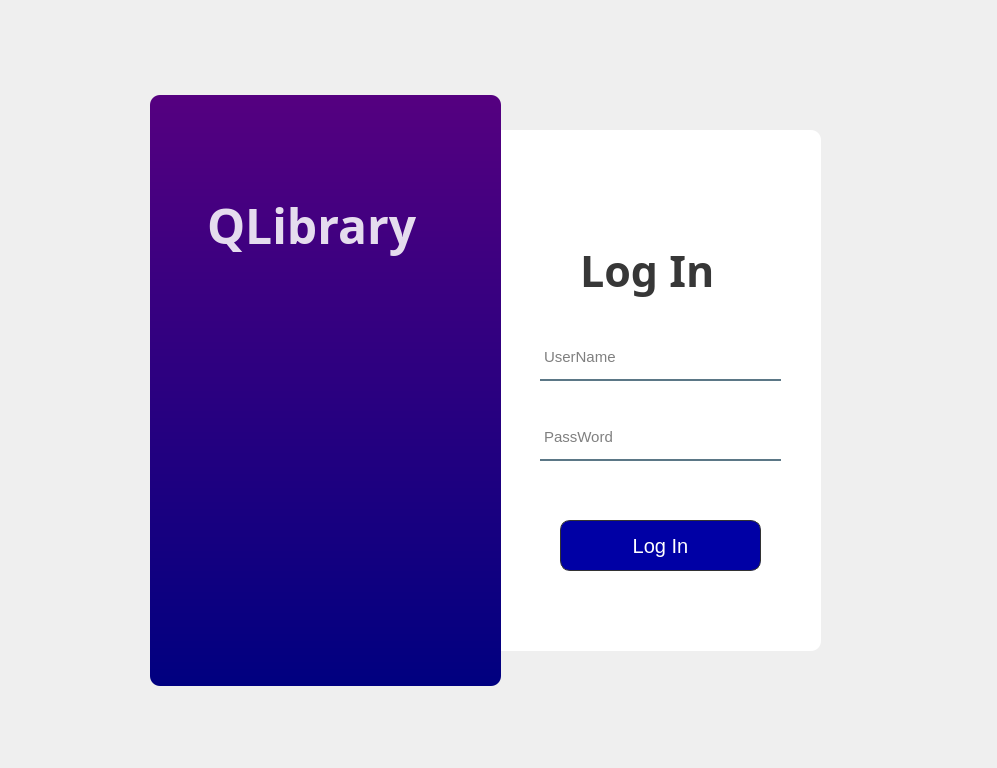
<?xml version="1.0" encoding="UTF-8"?>
<ui version="4.0">
 <class>Form</class>
 <widget class="QWidget" name="Form">
  <property name="geometry">
   <rect>
    <x>0</x>
    <y>0</y>
    <width>997</width>
    <height>768</height>
   </rect>
  </property>
  <property name="maximumSize">
   <size>
    <width>16777215</width>
    <height>16777215</height>
   </size>
  </property>
  <property name="font">
   <font>
    <pointsize>1</pointsize>
   </font>
  </property>
  <property name="windowTitle">
   <string>Form</string>
  </property>
  <widget class="QWidget" name="widget" native="true">
   <property name="geometry">
    <rect>
     <x>110</x>
     <y>70</y>
     <width>791</width>
     <height>651</height>
    </rect>
   </property>
   <property name="styleSheet">
    <string notr="true">QPushButton#pushButton{
background-color: rgba(85,98,112,255);
color: rgba(255,255,255,200);
border-radius:5px;
}
QPushButton#pushButton:pressed{
padding-left: 5px;
padding-top:5px;
background-color: rgba(255,107,107,255);
background-position:calc(100%-10px)center;
}
QPushButton#pushButton:hover{
background-color:rgba(255,107,107,255);
}</string>
   </property>
   <widget class="QLabel" name="label">
    <property name="geometry">
     <rect>
      <x>300</x>
      <y>60</y>
      <width>411</width>
      <height>521</height>
     </rect>
    </property>
    <property name="styleSheet">
     <string notr="true">/* Style for QLabel with a solid lightest blue background */
QLabel {
    background-color: #FFFFFF; /* Lightest blue background color */
    border-radius: 10px; /* Rounded corners */
    padding: 10px; /* Padding around the content */
    color: #333333; /* Text color */
    font-family: Arial, sans-serif; /* Font family */
    font-size: 16px; /* Font size */
    text-align: center; /* Center-align text */
}
</string>
    </property>
    <property name="text">
     <string/>
    </property>
   </widget>
   <widget class="QLabel" name="label_2">
    <property name="geometry">
     <rect>
      <x>40</x>
      <y>25</y>
      <width>351</width>
      <height>591</height>
     </rect>
    </property>
    <property name="styleSheet">
     <string notr="true">/* Style for QLabel with a darker gradient background */
QLabel {
    background-color: qlineargradient(spread:pad, x1:0, y1:0, x2:0, y2:1, stop:0 rgba(85, 0, 128, 255), stop:1 rgba(0, 0, 128, 255));
    border-radius: 10px; /* Rounded corners */
    padding: 10px; /* Padding around the content */
    color: #FFFFFF; /* Text color (white) */
    font-family: Arial, sans-serif; /* Font family */
    font-size: 16px; /* Font size */
    text-align: center; /* Center-align text */
}

/* QLabel when hovered */
QLabel:hover {
    background-color: qlineargradient(spread:pad, x1:0, y1:0, x2:0, y2:1, stop:0 rgba(0, 0, 128, 255), stop:1 rgba(85, 0, 128, 255));
}

/* QLabel when clicked (pressed) */
QLabel:pressed {
    background-color: qlineargradient(spread:pad, x1:0, y1:0, x2:0, y2:1, stop:0 rgba(128, 0, 0, 255), stop:1 rgba(0, 0, 85, 255));
}
</string>
    </property>
    <property name="text">
     <string/>
    </property>
   </widget>
   <widget class="QLabel" name="label_3">
    <property name="geometry">
     <rect>
      <x>470</x>
      <y>160</y>
      <width>171</width>
      <height>81</height>
     </rect>
    </property>
    <property name="font">
     <font>
      <family>Javanese Text</family>
      <pointsize>32</pointsize>
      <weight>75</weight>
      <bold>true</bold>
     </font>
    </property>
    <property name="styleSheet">
     <string notr="true">color:rgba(0,0,0,200);
</string>
    </property>
    <property name="text">
     <string>Log In</string>
    </property>
   </widget>
   <widget class="QLineEdit" name="lineEdit">
    <property name="geometry">
     <rect>
      <x>430</x>
      <y>270</y>
      <width>241</width>
      <height>41</height>
     </rect>
    </property>
    <property name="font">
     <font>
      <pointsize>11</pointsize>
     </font>
    </property>
    <property name="styleSheet">
     <string notr="true">background-color:rgba(0,0,0,0);
border: 2px solid rgba(0,0,0,0);
border-bottom-color:rgba(46, 82, 101, 200);
color:rgba(0,0,0);
padding-bottom:7px;</string>
    </property>
    <property name="echoMode">
     <enum>QLineEdit::Normal</enum>
    </property>
    <property name="placeholderText">
     <string>UserName</string>
    </property>
   </widget>
   <widget class="QLineEdit" name="lineEdit_2">
    <property name="geometry">
     <rect>
      <x>430</x>
      <y>350</y>
      <width>241</width>
      <height>41</height>
     </rect>
    </property>
    <property name="font">
     <font>
      <pointsize>11</pointsize>
     </font>
    </property>
    <property name="styleSheet">
     <string notr="true">background-color:rgba(0,0,0,0);
border: 2px solid rgba(0,0,0,0);
border-bottom-color:rgba(46, 82, 101, 200);
color:rgba(0,0,0);
padding-bottom:7px;</string>
    </property>
    <property name="text">
     <string/>
    </property>
    <property name="echoMode">
     <enum>QLineEdit::Password</enum>
    </property>
    <property name="placeholderText">
     <string>PassWord</string>
    </property>
   </widget>
   <widget class="QPushButton" name="pushButton">
    <property name="geometry">
     <rect>
      <x>450</x>
      <y>450</y>
      <width>201</width>
      <height>51</height>
     </rect>
    </property>
    <property name="font">
     <font>
      <family>Arial,sans-serif</family>
      <pointsize>-1</pointsize>
     </font>
    </property>
    <property name="styleSheet">
     <string notr="true">/* Style for QPushButton with solid blue background and white text */
QPushButton {
    background-color: #0000A5; /* Solid blue background color */
    color: #FFFFFF; /* Text color (white) */
    border: 1px solid #333333; /* Border style */
    border-radius: 10px; /* Rounded corners */
    padding: 10px 20px; /* Padding around the content */
    font-family: Arial, sans-serif; /* Font family */
    font-size: 20px; /* Font size */
}

/* QPushButton when hovered */
QPushButton:hover {
    background-color: #0b00d7; /* Slightly lighter blue on hover */
	color: yellow;
}
</string>
    </property>
    <property name="text">
     <string>Log In</string>
    </property>
   </widget>
   <widget class="QLabel" name="label_4">
    <property name="geometry">
     <rect>
      <x>60</x>
      <y>110</y>
      <width>321</width>
      <height>91</height>
     </rect>
    </property>
    <property name="font">
     <font>
      <family>Century Gothic</family>
      <pointsize>36</pointsize>
      <weight>75</weight>
      <bold>true</bold>
     </font>
    </property>
    <property name="styleSheet">
     <string notr="true">text-align:center;
color:rgba(255,255,255,220);
margin-left:center;
margin-right:center;</string>
    </property>
    <property name="text">
     <string>QLibrary</string>
    </property>
   </widget>
   <widget class="QLabel" name="label_5">
    <property name="geometry">
     <rect>
      <x>80</x>
      <y>240</y>
      <width>271</width>
      <height>281</height>
     </rect>
    </property>
    <property name="sizePolicy">
     <sizepolicy hsizetype="Ignored" vsizetype="Ignored">
      <horstretch>5</horstretch>
      <verstretch>0</verstretch>
     </sizepolicy>
    </property>
    <property name="maximumSize">
     <size>
      <width>444</width>
      <height>444</height>
     </size>
    </property>
    <property name="font">
     <font>
      <pointsize>5</pointsize>
     </font>
    </property>
    <property name="styleSheet">
     <string notr="true">background-color: transparent;
border-radius:10px;</string>
    </property>
    <property name="frameShape">
     <enum>QFrame::NoFrame</enum>
    </property>
    <property name="midLineWidth">
     <number>0</number>
    </property>
    <property name="text">
     <string/>
    </property>
    <property name="textFormat">
     <enum>Qt::AutoText</enum>
    </property>
    <property name="pixmap">
     <pixmap>icon/online-library (2).png</pixmap>
    </property>
    <property name="alignment">
     <set>Qt::AlignCenter</set>
    </property>
   </widget>
  </widget>
 </widget>
 <resources/>
 <connections/>
</ui>
